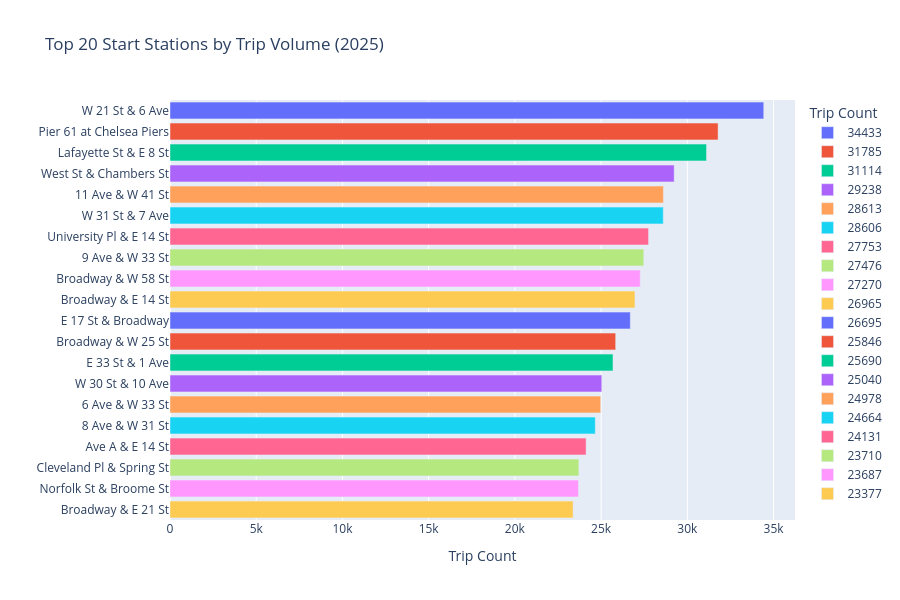

Write notebook code for a chart like this one.
### Markdown cell above
## 5. Top Stations by Volume

### Code cell
top_start = (
    trips["start_station_name"].value_counts()
    .sort("count", descending=True)
    .head(20)
    .rename({"count": "trips"})
    .to_pandas()
)

fig = px.bar(
    top_start, x='trips', y='start_station_name', orientation='h',
    title='Top 20 Start Stations by Trip Volume (2025)',
    labels={'start_station_name': '', 'trips': 'Trip Count'},
    color='trips', color_continuous_scale='Blues',
    height=600,
)
fig.update_layout(yaxis={'categoryorder': 'total ascending'})
fig.write_html(str(FIG_DIR / '01_top_stations.html'))
fig.show()

### Figure 1 — Plotly figure (JSON) as saved in the notebook; plotly's stock layout.template omitted (floating-point values rounded to 4 significant figures)
{"data": [{"hovertemplate": "Trip Count=%{x}<br>=%{y}<extra></extra>", "legendgroup": "34433", "marker": {"color": "#636efa", "pattern": {"shape": ""}}, "name": "34433", "orientation": "h", "showlegend": true, "textposition": "auto", "type": "bar", "x": [34433], "xaxis": "x", "y": ["W 21 St & 6 Ave"], "yaxis": "y"}, {"hovertemplate": "Trip Count=%{x}<br>=%{y}<extra></extra>", "legendgroup": "31785", "marker": {"color": "#EF553B", "pattern": {"shape": ""}}, "name": "31785", "orientation": "h", "showlegend": true, "textposition": "auto", "type": "bar", "x": [31785], "xaxis": "x", "y": ["Pier 61 at Chelsea Piers"], "yaxis": "y"}, {"hovertemplate": "Trip Count=%{x}<br>=%{y}<extra></extra>", "legendgroup": "31114", "marker": {"color": "#00cc96", "pattern": {"shape": ""}}, "name": "31114", "orientation": "h", "showlegend": true, "textposition": "auto", "type": "bar", "x": [31114], "xaxis": "x", "y": ["Lafayette St & E 8 St"], "yaxis": "y"}, {"hovertemplate": "Trip Count=%{x}<br>=%{y}<extra></extra>", "legendgroup": "29238", "marker": {"color": "#ab63fa", "pattern": {"shape": ""}}, "name": "29238", "orientation": "h", "showlegend": true, "textposition": "auto", "type": "bar", "x": [29238], "xaxis": "x", "y": ["West St & Chambers St"], "yaxis": "y"}, {"hovertemplate": "Trip Count=%{x}<br>=%{y}<extra></extra>", "legendgroup": "28613", "marker": {"color": "#FFA15A", "pattern": {"shape": ""}}, "name": "28613", "orientation": "h", "showlegend": true, "textposition": "auto", "type": "bar", "x": [28613], "xaxis": "x", "y": ["11 Ave & W 41 St"], "yaxis": "y"}, {"hovertemplate": "Trip Count=%{x}<br>=%{y}<extra></extra>", "legendgroup": "28606", "marker": {"color": "#19d3f3", "pattern": {"shape": ""}}, "name": "28606", "orientation": "h", "showlegend": true, "textposition": "auto", "type": "bar", "x": [28606], "xaxis": "x", "y": ["W 31 St & 7 Ave"], "yaxis": "y"}, {"hovertemplate": "Trip Count=%{x}<br>=%{y}<extra></extra>", "legendgroup": "27753", "marker": {"color": "#FF6692", "pattern": {"shape": ""}}, "name": "27753", "orientation": "h", "showlegend": true, "textposition": "auto", "type": "bar", "x": [27753], "xaxis": "x", "y": ["University Pl & E 14 St"], "yaxis": "y"}, {"hovertemplate": "Trip Count=%{x}<br>=%{y}<extra></extra>", "legendgroup": "27476", "marker": {"color": "#B6E880", "pattern": {"shape": ""}}, "name": "27476", "orientation": "h", "showlegend": true, "textposition": "auto", "type": "bar", "x": [27476], "xaxis": "x", "y": ["9 Ave & W 33 St"], "yaxis": "y"}, {"hovertemplate": "Trip Count=%{x}<br>=%{y}<extra></extra>", "legendgroup": "27270", "marker": {"color": "#FF97FF", "pattern": {"shape": ""}}, "name": "27270", "orientation": "h", "showlegend": true, "textposition": "auto", "type": "bar", "x": [27270], "xaxis": "x", "y": ["Broadway & W 58 St"], "yaxis": "y"}, {"hovertemplate": "Trip Count=%{x}<br>=%{y}<extra></extra>", "legendgroup": "26965", "marker": {"color": "#FECB52", "pattern": {"shape": ""}}, "name": "26965", "orientation": "h", "showlegend": true, "textposition": "auto", "type": "bar", "x": [26965], "xaxis": "x", "y": ["Broadway & E 14 St"], "yaxis": "y"}, {"hovertemplate": "Trip Count=%{x}<br>=%{y}<extra></extra>", "legendgroup": "26695", "marker": {"color": "#636efa", "pattern": {"shape": ""}}, "name": "26695", "orientation": "h", "showlegend": true, "textposition": "auto", "type": "bar", "x": [26695], "xaxis": "x", "y": ["E 17 St & Broadway"], "yaxis": "y"}, {"hovertemplate": "Trip Count=%{x}<br>=%{y}<extra></extra>", "legendgroup": "25846", "marker": {"color": "#EF553B", "pattern": {"shape": ""}}, "name": "25846", "orientation": "h", "showlegend": true, "textposition": "auto", "type": "bar", "x": [25846], "xaxis": "x", "y": ["Broadway & W 25 St"], "yaxis": "y"}, {"hovertemplate": "Trip Count=%{x}<br>=%{y}<extra></extra>", "legendgroup": "25690", "marker": {"color": "#00cc96", "pattern": {"shape": ""}}, "name": "25690", "orientation": "h", "showlegend": true, "textposition": "auto", "type": "bar", "x": [25690], "xaxis": "x", "y": ["E 33 St & 1 Ave"], "yaxis": "y"}, {"hovertemplate": "Trip Count=%{x}<br>=%{y}<extra></extra>", "legendgroup": "25040", "marker": {"color": "#ab63fa", "pattern": {"shape": ""}}, "name": "25040", "orientation": "h", "showlegend": true, "textposition": "auto", "type": "bar", "x": [25040], "xaxis": "x", "y": ["W 30 St & 10 Ave"], "yaxis": "y"}, {"hovertemplate": "Trip Count=%{x}<br>=%{y}<extra></extra>", "legendgroup": "24978", "marker": {"color": "#FFA15A", "pattern": {"shape": ""}}, "name": "24978", "orientation": "h", "showlegend": true, "textposition": "auto", "type": "bar", "x": [24978], "xaxis": "x", "y": ["6 Ave & W 33 St"], "yaxis": "y"}, {"hovertemplate": "Trip Count=%{x}<br>=%{y}<extra></extra>", "legendgroup": "24664", "marker": {"color": "#19d3f3", "pattern": {"shape": ""}}, "name": "24664", "orientation": "h", "showlegend": true, "textposition": "auto", "type": "bar", "x": [24664], "xaxis": "x", "y": ["8 Ave & W 31 St"], "yaxis": "y"}, {"hovertemplate": "Trip Count=%{x}<br>=%{y}<extra></extra>", "legendgroup": "24131", "marker": {"color": "#FF6692", "pattern": {"shape": ""}}, "name": "24131", "orientation": "h", "showlegend": true, "textposition": "auto", "type": "bar", "x": [24131], "xaxis": "x", "y": ["Ave A & E 14 St"], "yaxis": "y"}, {"hovertemplate": "Trip Count=%{x}<br>=%{y}<extra></extra>", "legendgroup": "23710", "marker": {"color": "#B6E880", "pattern": {"shape": ""}}, "name": "23710", "orientation": "h", "showlegend": true, "textposition": "auto", "type": "bar", "x": [23710], "xaxis": "x", "y": ["Cleveland Pl & Spring St"], "yaxis": "y"}, {"hovertemplate": "Trip Count=%{x}<br>=%{y}<extra></extra>", "legendgroup": "23687", "marker": {"color": "#FF97FF", "pattern": {"shape": ""}}, "name": "23687", "orientation": "h", "showlegend": true, "textposition": "auto", "type": "bar", "x": [23687], "xaxis": "x", "y": ["Norfolk St & Broome St"], "yaxis": "y"}, {"hovertemplate": "Trip Count=%{x}<br>=%{y}<extra></extra>", "legendgroup": "23377", "marker": {"color": "#FECB52", "pattern": {"shape": ""}}, "name": "23377", "orientation": "h", "showlegend": true, "textposition": "auto", "type": "bar", "x": [23377], "xaxis": "x", "y": ["Broadway & E 21 St"], "yaxis": "y"}], "layout": {"barmode": "relative", "height": 600, "legend": {"title": {"text": "Trip Count"}, "tracegroupgap": 0}, "title": {"text": "Top 20 Start Stations by Trip Volume (2025)"}, "xaxis": {"anchor": "y", "categoryarray": [34433, 31785, 31114, 29238, 28613, 28606, 27753, 27476, 27270, 26965, 26695, 25846, 25690, 25040, 24978, 24664, 24131, 23710, 23687, 23377], "categoryorder": "array", "domain": [0, 1], "title": {"text": "Trip Count"}}, "yaxis": {"anchor": "x", "categoryorder": "total ascending", "domain": [0, 1], "title": {"text": ""}}}}
